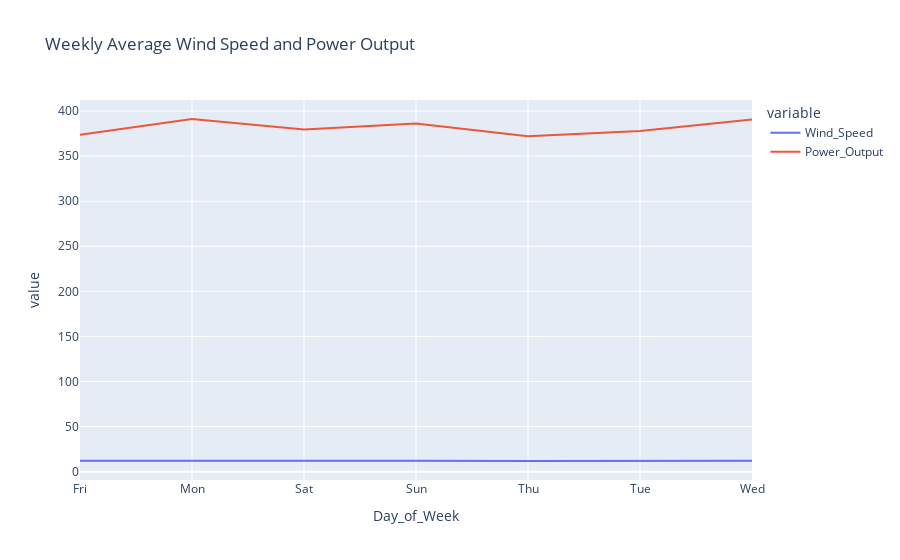

Here is the notebook cell this chart was saved with:
### Markdown cell above
### Using Plotly:

### Code cell
fig = px.line(df.groupby('Day_of_Week')[['Wind_Speed', 'Power_Output']].mean().reset_index(),
              x='Day_of_Week', y=['Wind_Speed', 'Power_Output'],
              title='Weekly Average Wind Speed and Power Output')
fig.show()

### Figure 1 — Plotly figure (JSON) as saved in the notebook; plotly's stock layout.template omitted (floating-point values rounded to 4 significant figures)
{"data": [{"hovertemplate": "variable=Wind_Speed<br>Day_of_Week=%{x}<br>value=%{y}<extra></extra>", "legendgroup": "Wind_Speed", "line": {"color": "#636efa", "dash": "solid"}, "marker": {"symbol": "circle"}, "mode": "lines", "name": "Wind_Speed", "orientation": "v", "showlegend": true, "type": "scatter", "x": ["Fri", "Mon", "Sat", "Sun", "Thu", "Tue", "Wed"], "xaxis": "x", "y": [11.95, 12.18, 11.99, 12.11, 11.8, 11.86, 12.16], "yaxis": "y"}, {"hovertemplate": "variable=Power_Output<br>Day_of_Week=%{x}<br>value=%{y}<extra></extra>", "legendgroup": "Power_Output", "line": {"color": "#EF553B", "dash": "solid"}, "marker": {"symbol": "circle"}, "mode": "lines", "name": "Power_Output", "orientation": "v", "showlegend": true, "type": "scatter", "x": ["Fri", "Mon", "Sat", "Sun", "Thu", "Tue", "Wed"], "xaxis": "x", "y": [373.6, 391.2, 379.6, 386.2, 372.1, 378.0, 390.7], "yaxis": "y"}], "layout": {"legend": {"title": {"text": "variable"}, "tracegroupgap": 0}, "title": {"text": "Weekly Average Wind Speed and Power Output"}, "xaxis": {"anchor": "y", "domain": [0, 1], "title": {"text": "Day_of_Week"}}, "yaxis": {"anchor": "x", "domain": [0, 1], "title": {"text": "value"}}}}
